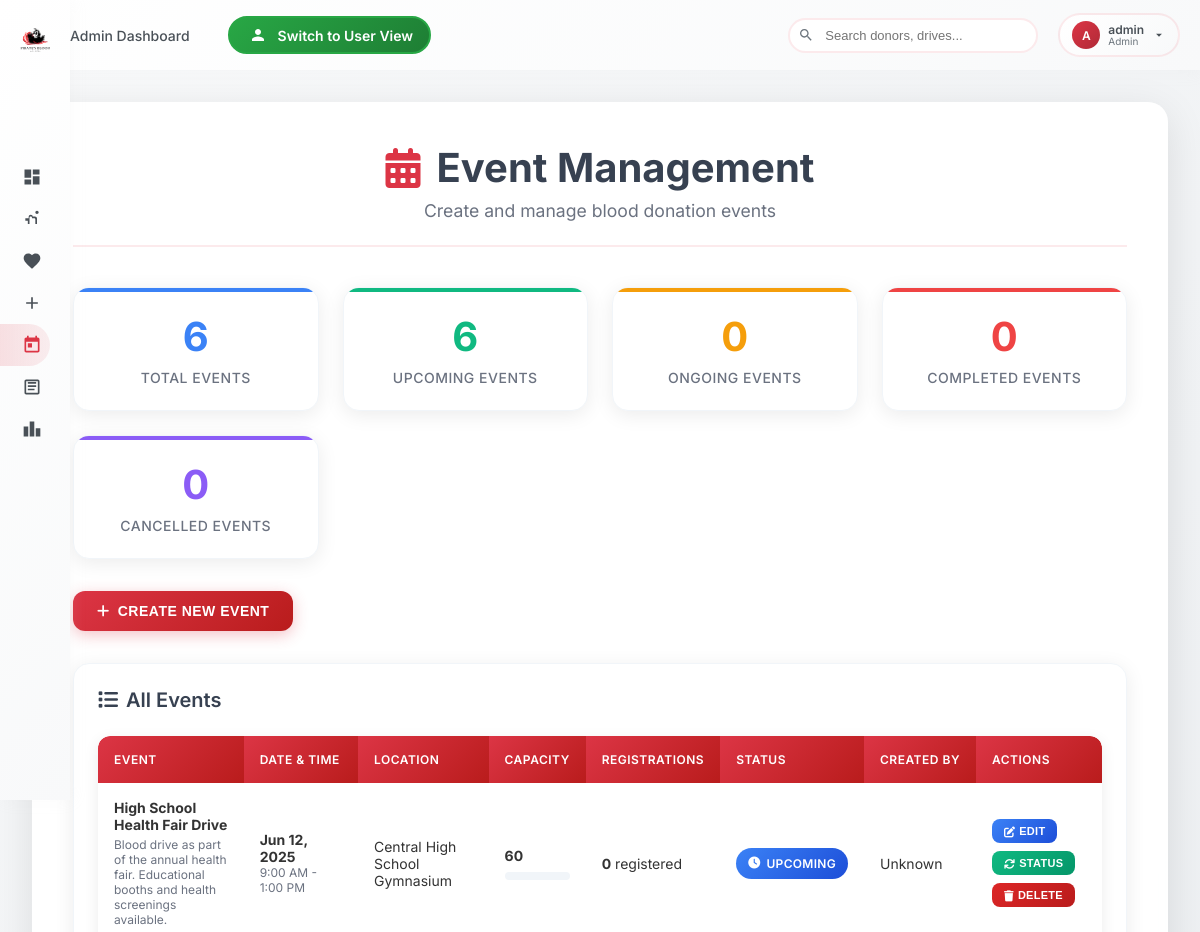
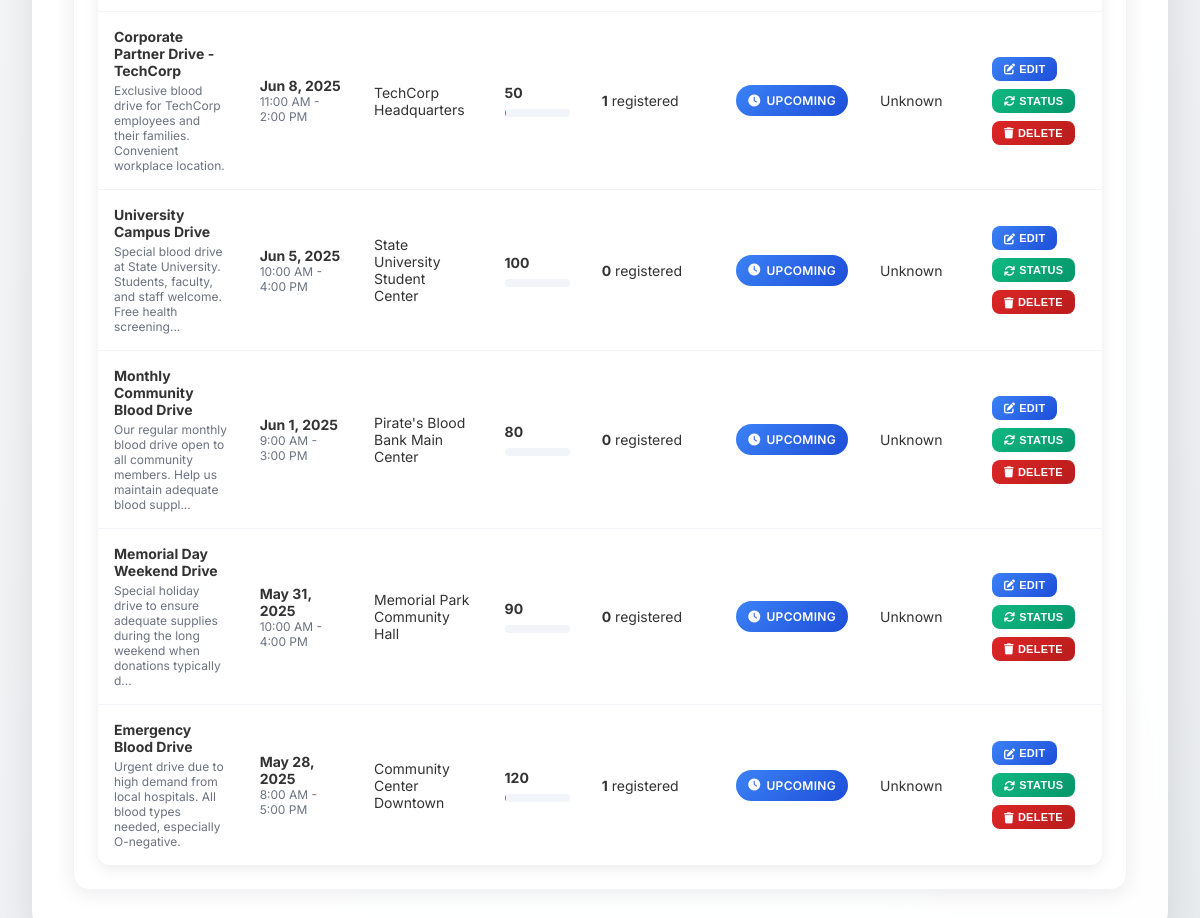
The page /admin/events.php (signed in) on the database its author committed (2 pictures, top to bottom).
### tables this page shows
CREATE TABLE `events` (
  `event_id` int(11) NOT NULL,
  `title` varchar(255) NOT NULL,
  `description` text DEFAULT NULL,
  `event_date` date NOT NULL,
  `start_time` time NOT NULL,
  `end_time` time NOT NULL,
  `location` varchar(255) NOT NULL,
  `event_image` varchar(255) DEFAULT NULL,
  `max_slots` int(11) NOT NULL DEFAULT 50,
  `booked_slots` int(11) NOT NULL DEFAULT 0,
  `status` enum('upcoming','ongoing','completed','cancelled') DEFAULT 'upcoming',
  `created_by` int(11) DEFAULT NULL,
  `created_at` timestamp NOT NULL DEFAULT current_timestamp(),
  `updated_at` timestamp NOT NULL DEFAULT current_timestamp() ON UPDATE current_timestamp()
);

### admin/events.php (the view, shortened to what this page needs)
<?php
include('../includes/db.php');
try {
    $events_query = "
        SELECT e.*,
               COUNT(er.registration_id) as registration_count,
               l.username as created_by_name
        FROM events e
        LEFT JOIN event_registrations er ON e.event_id = er.event_id AND er.status = 'registered'
        LEFT JOIN login l ON e.created_by = l.user_id
        GROUP BY e.event_id
        ORDER BY e.event_date DESC, e.start_time DESC
    ";
    $events_result = $conn->query($events_query);
    $events = [];
    if ($events_result && $events_result->num_rows > 0) {
        while ($row = $events_result->fetch_assoc()) {
            $events[] = $row;
        }
    }
    $stats_query = "
        SELECT
            COUNT(*) as total_events,
            SUM(CASE WHEN status = 'upcoming' THEN 1 ELSE 0 END) as upcoming_events,
            SUM(CASE WHEN status = 'ongoing' THEN 1 ELSE 0 END) as ongoing_events,
            SUM(CASE WHEN status = 'completed' THEN 1 ELSE 0 END) as completed_events,
            SUM(CASE WHEN status = 'cancelled' THEN 1 ELSE 0 END) as cancelled_events
        FROM events
    ";
    $stats_result = $conn->query($stats_query);
    $stats = $stats_result ? $stats_result->fetch_assoc() : [
        'total_events' => 0, 'upcoming_events' => 0, 'ongoing_events' => 0,
        'completed_events' => 0, 'cancelled_events' => 0
    ];
} catch (Exception $e) {
    $error_message = "Database error: " . $e->getMessage();
    $events = [];
    $stats = ['total_events' => 0, 'upcoming_events' => 0, 'ongoing_events' => 0, 'completed_events' => 0, 'cancelled_events' => 0];
}
?>
<!DOCTYPE html>
<html lang="en">
<head>
    <link rel="stylesheet" href="https://cdnjs.cloudflare.com/ajax/libs/font-awesome/6.4.0/css/all.min.css">
</head>
<?php include('../includes/adminheader.php'); ?>
<body>
    <div class="sidebar" id="sidebar">
        <div class="sidebar-logo">
           <a href="index.php"><img src="../assets/img/logo.svg" alt="BloodBank Logo" class="logo-icon"></a>
        </div>
        <div class="sidebar-content">
            <div class="sidebar-section">
                <a href="index.php" class="nav-item">
                    <div class="nav-icon">
                        <svg width="20" height="20" viewBox="0 0 24 24" fill="currentColor">
                            <path d="M3 13h8V3H3v10zm0 8h8v-6H3v6zm10 0h8V11h-8v10zm0-18v6h8V3h-8z"/>
                        </svg>
                    </div>
                </a>
                <a href="users.php" class="nav-item">
                    <div class="nav-icon">
                        <svg width="20" height="20" viewBox="0 0 24 24" fill="currentColor">
                            <path d="M16 4c0-1.11.89-2 2-2s2 .89 2 2-.89 2-2 2-2-.89-2-2zM4 18v-4h3v4h2v-7.5c0-.83.67-1.5 1.5-1.5S12 9.67 12 10.5V11h2.5c.83 0 1.5.67 1.5 1.5V18h2v-6.5c0-1.38-1.12-2.5-2.5-2.5H13V9.5c0-1.38-1.12-2.5-2.5-2.5S8 8.12 8 9.5V11H4v7z"/>
                        </svg>
                    </div>
                </a>
                <a href="donations.php" class="nav-item">
                    <div class="nav-icon">
                        <svg width="20" height="20" viewBox="0 0 24 24" fill="currentColor">
                            <path d="M12 21.35l-1.45-1.32C5.4 15.36 2 12.28 2 8.5 2 5.42 4.42 3 7.5 3c1.74 0 3.41.81 4.5 2.09C13.09 3.81 14.76 3 16.5 3 19.58 3 22 5.42 22 8.5c0 3.78-3.4 6.86-8.55 11.54L12 21.35z"/>
                        </svg>
                    </div>
                </a>
                <a href="requests.php" class="nav-item">
                    <div class="nav-icon">
                        <svg width="20" height="20" viewBox="0 0 24 24" fill="currentColor">
                            <path d="M19 13h-6v6h-2v-6H5v-2h6V5h2v6h6v2z"/>
                        </svg>
                    </div>
                </a>
                <a href="events.php" class="nav-item" style="background: linear-gradient(90deg, rgba(220, 53, 69, 0.15), rgba(220, 53, 69, 0.08)); color: #dc3545; font-weight: 600;">
                    <div class="nav-icon">
                        <svg width="20" height="20" viewBox="0 0 24 24" fill="currentColor">
                            <path d="M19 3h-1V1h-2v2H8V1H6v2H5c-1.11 0-1.99.9-1.99 2L3 19c0 1.1.89 2 2 2h14c1.1 0 2-.9 2-2V5c0-1.1-.9-2-2-2zm0 16H5V8h14v11zM7 10h5v5H7z"/>
                        </svg>
                    </div>
                </a>
<a href="logs.php" class="nav-item">
    <div class="nav-icon">
        <svg width="20" height="20" viewBox="0 0 24 24" fill="currentColor">
            <path d="M19,3H5C3.9,3 3,3.9 3,5V19C3,20.1 3.9,21 5,21H19C20.1,21 21,20.1 21,19V5C21,3.9 20.1,3 19,3M19,19H5V5H19V19M17,12H7V10H17V12M15,16H7V14H15V16M17,8H7V6H17V8Z"/>
        </svg>
    </div>
</a>
                <a href="statistics.php" class="nav-item">
                    <div class="nav-icon">
                        <svg width="20" height="20" viewBox="0 0 24 24" fill="currentColor">
                            <path d="M7.5 21H2V9h5.5v12zm7.25-18h-5.5v18h5.5V3zM22 11h-5.5v10H22V11z"/>
                        </svg>
                    </div>
                </a>
            </div>
        </div>
    </div>
    <main class="main-content">
        <div class="admin-container">
            <div class="page-header">
                <h1 class="page-title">
                    <i class="fas fa-calendar-alt"></i>
                    Event Management
                </h1>
                <p class="page-subtitle">Create and manage blood donation events</p>
            </div>
            <div class="stats-grid">
                <div class="stat-card">
                    <div class="stat-number"><?php echo $stats['total_events']; ?></div>
                    <div class="stat-label">Total Events</div>
                </div>
                <div class="stat-card">
                    <div class="stat-number"><?php echo $stats['upcoming_events']; ?></div>
                    <div class="stat-label">Upcoming Events</div>
                </div>
                <div class="stat-card">
                    <div class="stat-number"><?php echo $stats['ongoing_events']; ?></div>
                    <div class="stat-label">Ongoing Events</div>
                </div>
                <div class="stat-card">
                    <div class="stat-number"><?php echo $stats['completed_events']; ?></div>
                    <div class="stat-label">Completed Events</div>
                </div>
                <div class="stat-card">
                    <div class="stat-number"><?php echo $stats['cancelled_events']; ?></div>
                    <div class="stat-label">Cancelled Events</div>
                </div>
            </div>
            <div class="action-buttons">
                <button class="btn btn-primary" onclick="openAddEventModal()">
                    <i class="fas fa-plus"></i>
                    Create New Event
                </button>
            </div>
            <div class="events-section">
                <h3 class="section-title">
                    <i class="fas fa-list"></i>
                    All Events
                </h3>
                <?php if (empty($events)): ?>
                    <div class="empty-state">
                        <i class="fas fa-calendar-times"></i>
                        <p>No events found. Create your first event!</p>
                    </div>
                <?php else: ?>
                    <div class="table-container">
                        <table class="events-table">
                            <thead>
                                <tr>
                                    <th>Event</th>
                                    <th>Date & Time</th>
                                    <th>Location</th>
                                    <th>Capacity</th>
                                    <th>Registrations</th>
                                    <th>Status</th>
                                    <th>Created By</th>
                                    <th>Actions</th>
                                </tr>
                            </thead>
                            <tbody>
                                <?php foreach ($events as $event): ?>
                                    <tr>
                                        <td>
                                            <div>
                                                <strong><?php echo htmlspecialchars($event['title']); ?></strong>
                                                <?php if ($event['description']): ?>
                                                    <div style="font-size: 0.75rem; color: #6b7280; margin-top: 0.25rem;">
                                                        <?php echo htmlspecialchars(substr($event['description'], 0, 100)) . (strlen($event['description']) > 100 ? '...' : ''); ?>
                                                    </div>
                                                <?php endif; ?>
                                            </div>
                                        </td>
                                        <td>
                                            <div>
                                                <strong><?php echo date('M j, Y', strtotime($event['event_date'])); ?></strong>
                                                <div style="font-size: 0.75rem; color: #6b7280;">
                                                    <?php echo date('g:i A', strtotime($event['start_time'])); ?> -
                                                    <?php echo date('g:i A', strtotime($event['end_time'])); ?>
                                                </div>
                                            </div>
                                        </td>
                                        <td><?php echo htmlspecialchars($event['location']); ?></td>
                                        <td>
                                            <div>
                                                <strong><?php echo $event['max_slots']; ?></strong>
                                                <div class="progress-bar">
                                                </div>
                                            </div>
                                        </td>
                                        <td>
                                            <strong><?php echo $event['registration_count']; ?></strong> registered
                                        </td>
                                        <td>
                                            <span class="status-badge badge-<?php echo $event['status']; ?>">
                                                <i class="fas fa-<?php
                                                    echo $event['status'] === 'upcoming' ? 'clock' :
                                                        ($event['status'] === 'ongoing' ? 'play' :
                                                        ($event['status'] === 'completed' ? 'check' : 'times'));
                                                ?>"></i>
                                                <?php echo ucfirst($event['status']); ?>
                                            </span>
                                        </td>
                                        <td><?php echo htmlspecialchars($event['created_by_name'] ?? 'Unknown'); ?></td>
                                        <td>
                                            <div class="table-actions">
                                                <button class="action-btn btn-edit" onclick="editEvent(<?php echo $event['event_id']; ?>)">
                                                    <i class="fas fa-edit"></i> Edit
                                                </button>
                                                <button class="action-btn btn-status" onclick="changeStatus(<?php echo $event['event_id']; ?>, '<?php echo $event['status']; ?>')">
                                                    <i class="fas fa-sync"></i> Status
                                                </button>
                                                <button class="action-btn btn-delete" onclick="deleteEvent(<?php echo $event['event_id']; ?>)">
                                                    <i class="fas fa-trash"></i> Delete
                                                </button>
                                            </div>
                                        </td>
                                    </tr>
                                <?php endforeach; ?>
                            </tbody>
                        </table>
                    </div>
                <?php endif; ?>
            </div>
        </div>
    </main>
</body>
</html>

### includes/adminheader.php (shortened to what this page needs)
<?php
$profileInitial = '?';
$username = 'Guest';
$userType = 'Guest';
if (isset($_SESSION['user_id'])) {
    $userId = $_SESSION['user_id'];
    $query = "SELECT username, user_type FROM login WHERE user_id = ?";
    $stmt = $conn->prepare($query);
    $stmt->bind_param("i", $userId);
    $stmt->execute();
    $result = $stmt->get_result();
    if ($result->num_rows > 0) {
        $userData = $result->fetch_assoc();
        $username = htmlspecialchars($userData['username']);
        $userType = $userData['user_type'] == 'user' ? 'User' : 'Admin';
        $profileInitial = strtoupper(substr($username, 0, 1));
    }
}
$currentPath = $_SERVER['REQUEST_URI'];
$isAdminSection = strpos($currentPath, '/admin/') !== false;
?>
<header class="header">
    <div class="header-content">
        <div class="header-left">
            <nav class="header-nav">
                <?php if ($isAdminSection): ?>
                    <a href="index.php" class="nav-link active">
                        <svg class="nav-icon" viewBox="0 0 24 24" fill="currentColor">
                            <path d="M19 3H5c-1.1 0-2 .9-2 2v14c0 1.1.9 2 2 2h14c1.1 0 2-.9 2-2V5c0-1.1-.9-2-2-2zm-5 14H7v-2h7v2zm3-4H7v-2h10v2zm0-4H7V7h10v2z"/>
                        </svg>
                        Admin Dashboard
                    </a>
                    <a href="../index.php" class="nav-link view-toggle">
                        <svg class="nav-icon" viewBox="0 0 24 24" fill="currentColor">
                            <path d="M12 12c2.21 0 4-1.79 4-4s-1.79-4-4-4-4 1.79-4 4 1.79 4 4 4zm0 2c-2.67 0-8 1.34-8 4v2h16v-2c0-2.66-5.33-4-8-4z"/>
                        </svg>
                        Switch to User View
                    </a>
                <?php endif; ?>
            </nav>
        </div>
        <div class="header-right">
            <div class="search-wrapper">
                <svg class="search-icon" viewBox="0 0 24 24" fill="currentColor">
                    <path d="M15.5 14h-.79l-.28-.27C15.41 12.59 16 11.11 16 9.5 16 5.91 13.09 3 9.5 3S3 5.91 3 9.5 5.91 16 9.5 16c1.61 0 3.09-.59 4.23-1.57l.27.28v.79l5 4.99L20.49 19l-4.99-5zm-6 0C7.01 14 5 11.99 5 9.5S7.01 5 9.5 5 14 7.01 14 9.5 11.99 14 9.5 14z"/>
                </svg>
                <input type="text" class="search-input" placeholder="Search donors, drives...">
            </div>
            <div class="profile-wrapper" id="profileWrapper">
                <div class="profile-btn" onclick="toggleProfileDropdown()">
                    <div class="profile-avatar"><?= $profileInitial ?></div>
                    <div class="profile-info">
                        <div class="profile-name"><?= $username ?></div>
                        <div class="profile-type"><?= $userType ?></div>
                    </div>
                    <svg width="14" height="14" viewBox="0 0 24 24" fill="currentColor">
                        <path d="M7 10l5 5 5-5z"/>
                    </svg>
                </div>
            </div>
        </div>
    </div>
</header>

### rows shown on the page
events: title "High School Health Fair Drive", description "Blood drive as part of the annual health fair. Educational booths and health screenings available.", event_date "Jun 12, 2025", start_time "9:00 AM", end_time "1:00 PM", location "Central High School Gymnasium", max_slots "60", registration_count "0", status "UPCOMING", created_by_name "Unknown"
events: title "Corporate Partner Drive - TechCorp", description "Exclusive blood drive for TechCorp employees and their families. Convenient workplace location.", event_date "Jun 8, 2025", start_time "11:00 AM", end_time "2:00 PM", location "TechCorp Headquarters", max_slots "50", registration_count "1", status "UPCOMING", created_by_name "Unknown"
events: title "University Campus Drive", description "Special blood drive at State University. Students, faculty, and staff welcome. Free health screening", event_date "Jun 5, 2025", start_time "10:00 AM", end_time "4:00 PM", location "State University Student Center", max_slots "100", registration_count "0", status "UPCOMING", created_by_name "Unknown"
events: title "Monthly Community Blood Drive", description "Our regular monthly blood drive open to all community members. Help us maintain adequate blood suppl", event_date "Jun 1, 2025", start_time "9:00 AM", end_time "3:00 PM", location "Pirate's Blood Bank Main Center", max_slots "80", registration_count "0", status "UPCOMING", created_by_name "Unknown"
events: title "Memorial Day Weekend Drive", description "Special holiday drive to ensure adequate supplies during the long weekend when donations typically d", event_date "May 31, 2025", start_time "10:00 AM", end_time "4:00 PM", location "Memorial Park Community Hall", max_slots "90", registration_count "0", status "UPCOMING", created_by_name "Unknown"
events: title "Emergency Blood Drive", description "Urgent drive due to high demand from local hospitals. All blood types needed, especially O-negative.", event_date "May 28, 2025", start_time "8:00 AM", end_time "5:00 PM", location "Community Center Downtown", max_slots "120", registration_count "1", status "UPCOMING", created_by_name "Unknown"

### other values the page prints
$profileInitial "A"
$username "admin"
$userType "Admin"
$stats['total_events'] "6"
$stats['upcoming_events'] "6"
$stats['ongoing_events'] "0"
$stats['completed_events'] "0"
$stats['cancelled_events'] "0"
